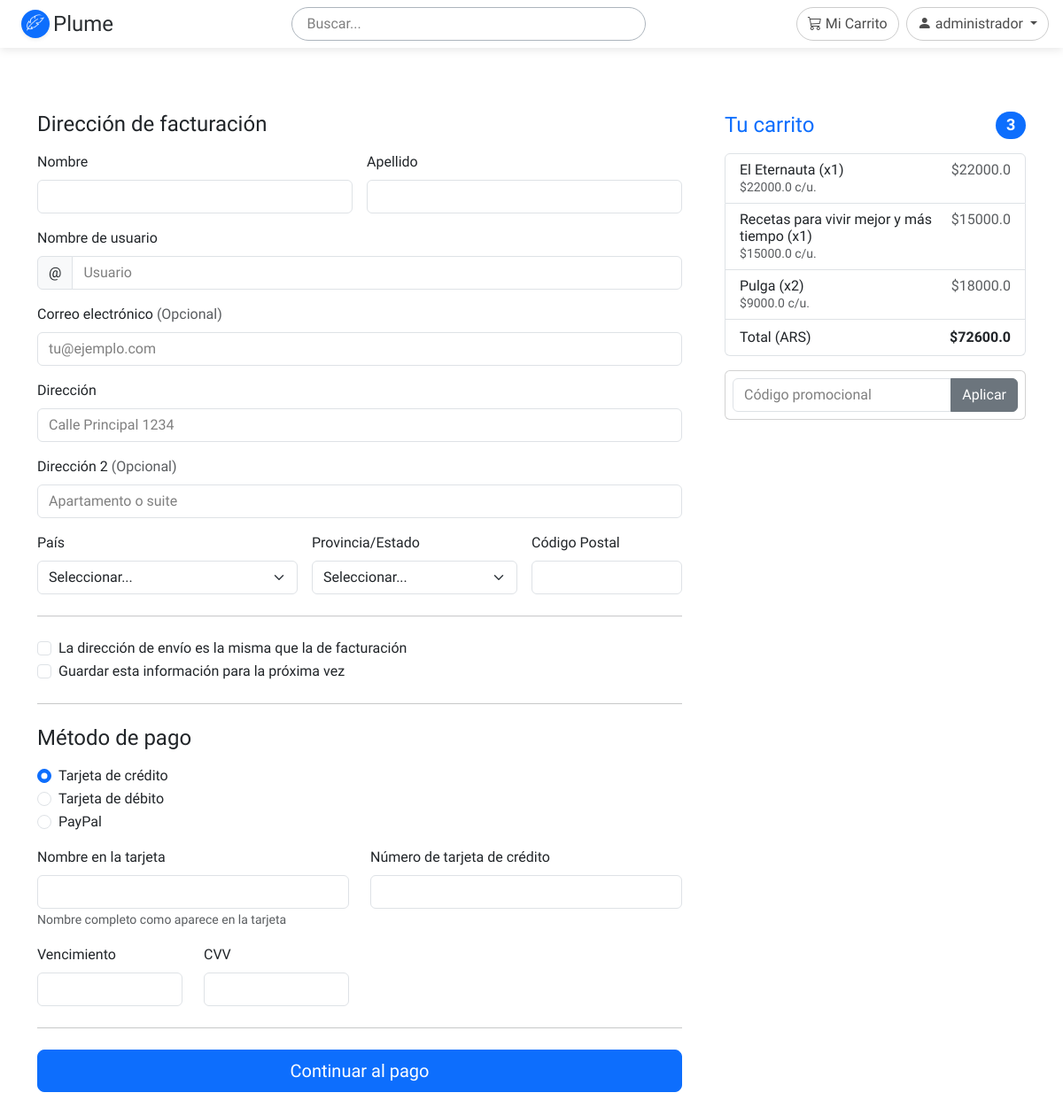
Page /checkout (signed in) on the committed database.
### app/models/models.py (models this page shows, shortened)
class User(UserMixin, database.Model):
    __tablename__ = 'users'
    id = database.Column(database.Integer, primary_key=True)
    name = database.Column(database.String(100), nullable=False)
    password_hash = database.Column(database.String(255), nullable=False)
    email = database.Column(database.String(50), nullable=False, unique=True)
    type = database.Column(database.String(50), nullable=False) # writer, editor
    created_at = database.Column(database.DateTime, default=database.func.now())

class CartItem(database.Model):
    __tablename__ = 'cart_items'
    id = database.Column(database.Integer, primary_key=True)
    cart_id = database.Column(database.Integer, database.ForeignKey('carts.id'), nullable=False)
    book_id = database.Column(database.Integer, database.ForeignKey('books.id'), nullable=False)
    quantity = database.Column(database.Integer, default=1, nullable=False)
    price = database.Column(database.Float, nullable=False)  # Guardar precio en el momento de agregar
    created_at = database.Column(database.DateTime, default=database.func.now())
    book = database.relationship('Book', backref='cart_items')
    @property
    def subtotal(self):
        return self.price * self.quantity

class Book(database.Model):
    __tablename__ = 'books'
    id = database.Column(database.Integer, primary_key=True)
    title = database.Column(database.String(100), nullable=False, default='Libro')
    description = database.Column(database.Text, nullable=True)
    genre = database.Column(database.String(20), nullable=False)
    pages = database.Column(database.Integer, nullable=True)
    price = database.Column(database.Float, default=15000.0)
    status = database.Column(database.String(50), default='draft')  # draft, in_review, approved, published
    cover_url = database.Column(database.String(200), nullable=True)
    author_id = database.Column(database.Integer, database.ForeignKey('users.id'))
    author = database.relationship('User', backref='books')
    publish_date = database.Column(database.DateTime, default=database.func.now())
    last_update = database.Column(database.DateTime, default=database.func.now(), onupdate=database.func.now())

### app/blueprints/shop/routes.py (the view)
@shop.route("/checkout")
@login_required
def checkout():
    cart = get_or_create_cart()
    if not cart.items:
        flash('Tu carrito está vacío', 'warning')
        return redirect(url_for('shop.index'))
    return render_template(
        'shop/checkout.html',
        cart = cart
    )

### app/blueprints/shop/routes.py (called while the page is built)
def get_or_create_cart():
    if current_user.is_authenticated:
        cart = Cart.query.filter_by(user_id=current_user.id).first()
        if not cart:
            cart = Cart(user_id=current_user.id)
            database.session.add(cart)
            database.session.commit()
    return cart

### app/models/models.py (called while the page is built)
    @property
    def subtotal(self):
        return sum(item.subtotal for item in self.items)

    @property
    def total(self):
        return self.subtotal * 1.21  # Con IVA del 21%

### app/templates/shop/checkout.html (shortened to what this page needs)
{% extends 'base.html' %}
{% block content %}
<div class="container py-5">
    <main>
        <div class="row g-5">
            <div class="col-md-5 col-lg-4 order-md-last">
                <h4 class="d-flex justify-content-between align-items-center mb-3">
                    <span class="text-primary">Tu carrito</span>
                    <span class="badge bg-primary rounded-pill">{{ cart.items | length }}</span>
                </h4>
                <ul class="list-group mb-3">
                    {% for item in cart.items %}
                        <li class="list-group-item d-flex justify-content-between lh-sm">
                            <div>
                                <h6 class="my-0">{{ item.book.title }} (x{{ item.quantity }})</h6>
                                <small class="text-body-secondary">${{ item.book.price }} c/u.</small>
                            </div>
                            <span class="text-body-secondary">${{ item.book.price * item.quantity }} </span>
                        </li>
                    {% endfor %}
                    <li class="list-group-item d-flex justify-content-between">
                        <span>Total (ARS)</span>
                        <strong>${{ cart.total }}</strong>
                    </li>
                </ul>
                <form class="card p-2">
                    <div class="input-group">
                        <input type="text" class="form-control" placeholder="Código promocional">
                        <button type="submit" class="btn btn-secondary">Aplicar</button>
                    </div>
                </form>
            </div>
            <div class="col-md-7 col-lg-8">
                <h4 class="mb-3">Dirección de facturación</h4>
                <form class="needs-validation" novalidate="">
                    <div class="row g-3">
                        <div class="col-sm-6">
                            <label for="firstName" class="form-label">Nombre</label>
                            <input type="text" class="form-control" id="firstName" placeholder="" value="" required="">
                        </div>
                        <div class="col-sm-6">
                            <label for="lastName" class="form-label">Apellido</label>
                            <input type="text" class="form-control" id="lastName" placeholder="" value="" required="">
                        </div>
                        <div class="col-12">
                            <label for="username" class="form-label">Nombre de usuario</label>
                            <div class="input-group has-validation">
                                <span class="input-group-text">@</span>
                                <input type="text" class="form-control" id="username" placeholder="Usuario" required="">
                            </div>
                        </div>
                        <div class="col-12">
                            <label for="email" class="form-label">Correo electrónico
                                <span class="text-body-secondary">(Opcional)</span>
                            </label>
                            <input type="email" class="form-control" id="email" placeholder="tu@ejemplo.com">
                        </div>
                        <div class="col-12">
                            <label for="address" class="form-label">Dirección</label>
                            <input type="text" class="form-control" id="address" placeholder="Calle Principal 1234" required="">
                        </div>
                        <div class="col-12">
                            <label for="address2" class="form-label">Dirección 2
                                <span class="text-body-secondary">(Opcional)</span>
                            </label>
                            <input type="text" class="form-control" id="address2" placeholder="Apartamento o suite">
                        </div>
                        <div class="col-md-5">
                            <label for="country" class="form-label">País</label>
                            <select class="form-select" id="country" required="">
                                <option value="">Seleccionar...</option>
                            </select>
                        </div>
                        <div class="col-md-4">
                            <label for="state" class="form-label">Provincia/Estado</label>
                            <select class="form-select" id="state" required="">
                                <option value="">Seleccionar...</option>
                            </select>
                        </div>
                        <div class="col-md-3">
                            <label for="zip" class="form-label">Código Postal</label>
                            <input type="text" class="form-control" id="zip" placeholder="" required="">
                        </div>
                    </div>
                    <hr class="my-4">
                    <div class="form-check">
                        <input type="checkbox" class="form-check-input" id="same-address">
                        <label class="form-check-label" for="same-address">
                            La dirección de envío es la misma que la de facturación
                        </label>
                    </div>
                    <div class="form-check">
                        <input type="checkbox" class="form-check-input" id="save-info">
                        <label class="form-check-label" for="save-info">
                            Guardar esta información para la próxima vez
                        </label>
                    </div>
                    <hr class="my-4">
                    <h4 class="mb-3">Método de pago</h4>
                    <div class="my-3">
                        <div class="form-check">
                            <input id="credit" name="paymentMethod" type="radio" class="form-check-input" checked="" required="">
                            <label class="form-check-label" for="credit">Tarjeta de crédito</label>
                        </div>
                        <div class="form-check">
                            <input id="debit" name="paymentMethod" type="radio" class="form-check-input" required="">
                            <label class="form-check-label" for="debit">Tarjeta de débito</label>
                        </div>
                        <div class="form-check">
                            <input id="paypal" name="paymentMethod" type="radio" class="form-check-input" required="">
                            <label class="form-check-label" for="paypal">PayPal</label>
                        </div>
                    </div>
                    <div class="row gy-3">
                        <div class="col-md-6">
                            <label for="cc-name" class="form-label">Nombre en la tarjeta</label>
                            <input type="text" class="form-control" id="cc-name" placeholder="" required="">
                            <small class="text-body-secondary">Nombre completo como aparece en la tarjeta</small>
                        </div>
                        <div class="col-md-6">
                            <label for="cc-number" class="form-label">Número de tarjeta de crédito</label>
                            <input type="text" class="form-control" id="cc-number" placeholder="" required="">
                        </div>
                        <div class="col-md-3">
                            <label for="cc-expiration" class="form-label">Vencimiento</label>
                            <input type="text" class="form-control" id="cc-expiration" placeholder="" required="">
                        </div>
                        <div class="col-md-3">
                            <label for="cc-cvv" class="form-label">CVV</label>
                            <input type="text" class="form-control" id="cc-cvv" placeholder="" required="">
                        </div>
                    </div>
                    <hr class="my-4">
                    <button class="w-100 btn btn-primary btn-lg" type="submit">
                        Continuar al pago
                    </button>
                </form>
            </div>
        </div>
    </main>
</div>
{% endblock %}

### app/templates/components/header.html (shortened to what this page needs)
<header id="mainHeader" class="position-relative py-2 mb-1 px-3 bg-transparent" style="z-index: 9999;">
    <div class="d-flex align-items-center justify-content-between">
        <a href="/" class="d-flex align-items-center px-2 text-decoration-none rounded-pill">
            <div class="me-1">
                {% include 'components/plumeIcon.html' %}
            </div>
            <span class="fs-4 text-secondary-emphasis">Plume</span>
        </a>
        <div class="d-none d-lg-flex align-items-center flex-grow-1 justify-content-between ms-4">
            <form class="d-flex mx-auto flex-grow-1 justify-content-center" role="search"
                  action="" method="get" style="max-width: 400px;">
                <input class="form-control rounded-pill border border-dark-subtle bg-transparent px-3"
                       type="search"
                       placeholder="Buscar..."
                       aria-label="Search"
                       name="q">
            </form>
            <div class="d-flex align-items-center gap-2">
                {% if current_user.is_authenticated %}
                <a href="{{ url_for('shop.cart') }}" class="btn btn-outline-secondary rounded-pill">
                    <i class="bi bi-cart3"></i>
                    <span>Mi Carrito</span>
                </a>
                {% endif %}
                {% if current_user.is_authenticated %}
                <div class="dropdown">
                    <button class="btn btn-outline-secondary rounded-pill dropdown-toggle" type="button" id="userDropdown" data-bs-toggle="dropdown">
                        <i class="bi bi-person-fill"></i>
                        {{ current_user.name }}
                    </button>
                </div>
                {% else %}
                <a href="{{ url_for('auth.login') }}" class="btn btn-outline-secondary rounded-pill">
                    Iniciar Sesión
                </a>
                {% endif %}
            </div>
        </div>
    </div>
</header>

### app/static/css/custom.css (style rules this page uses)
:root { --bs-body-font-family: 'Lexend', sans-serif; }
body { font-family: 'Lexend', sans-serif !important; background: transparent !important; }
h1,h2,h3,h4,h5,h6, .display-1,.display-2,.display-3,.display-4 { font-family: 'Lexend', sans-serif !important; }

### app/templates/components/header.html (style rules this page uses)
#mainHeader { top: 0; z-index: 1000; box-shadow: 0 2px 10px rgba(0, 0, 0, 0.1); transition: background-color 0.3s ease, box-shadow 0.3s ease; }
.form-control::placeholder { color: rgba(0, 0, 0, 0.5); }
.btn-outline-secondary { border-color: rgba(0, 0, 0, 0.2); color: rgba(0, 0, 0, 0.7); transition: all 0.3s ease; }

### rows in the picture
User: name "administrador"
CartItem: book "El Eternauta", quantity "1", book.price "22000.0", item.book.price*item.quantity "22000.0", total "72600.0"
CartItem: book "Recetas para vivir mejor y más tiempo", quantity "1", book.price "15000.0", item.book.price*item.quantity "15000.0"
CartItem: book "Pulga", quantity "2", book.price "9000.0", item.book.price*item.quantity "18000.0"

### other values in the picture
{{ cart.items | length }} "3"
